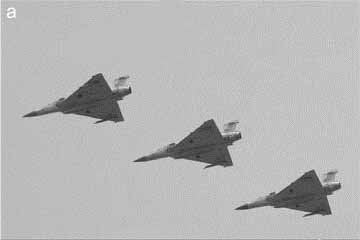
#> input picture images/aerei.png, 360 x 240 px, found by its file name
$ python cosa.py
#> lines starting #> are read from the running program, lines starting #| are printed output that depends on the picture

import numpy as np
import matplotlib.pyplot as plt
import scipy.ndimage as ndi
import skimage.io as io
plt.close('all')

def blk_fun_point4(x):
    values = x[::8]       # prende un valore ogni 8
    y = np.median(values) # calcola il mediano sui valori estratti
    return y

x = np.float64(io.imread("images/aerei.png"))
#> x: shape (240, 360) float64; min 38, max 255, mean 182.8

plt.figure()
plt.imshow(x,clim=[0,255],cmap="gray")
plt.title("Immagine")

# H1
h_d2ver = np.array([[0,-1,0],[0,2,0],[0,-1,0]])
y = np.abs(ndi.correlate(x, h_d2ver))
y[y>50] = 0
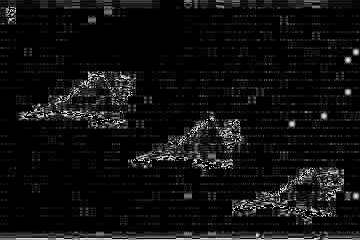
#> y: shape (240, 360) float64; min 0, max 50, mean 3.2; drawn with min black and max white

# H2
e_s = 33*ndi.uniform_filter(y, (1,33))

# H3
e = e_s - ndi.median_filter(e_s,(33,1))

# H4
g_H = ndi.generic_filter(e, blk_fun_point4, (33,1))
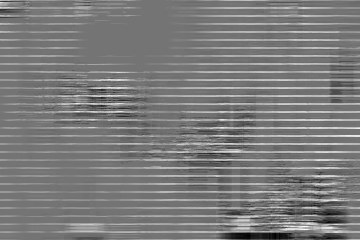
#> g_H: shape (240, 360) float64; min -191, max 226, mean 11.8; drawn with min black and max white

# show g_H
plt.figure()
plt.imshow(g_H, clim=None,cmap="gray")
plt.title("g_H")


# V1
h_d2hor = np.array([[0,0,0],[-1,2,-1],[0,0,0]])
y = np.abs(ndi.correlate(x, h_d2hor))
y[y>50] = 0
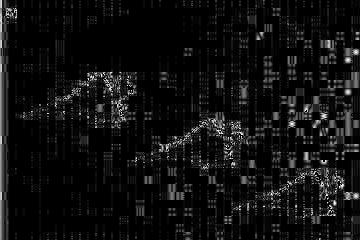
#> y: shape (240, 360) float64; min 0, max 50, mean 3.3; drawn with min black and max white

# V2
e_s = 33*ndi.uniform_filter(y, (33,1))
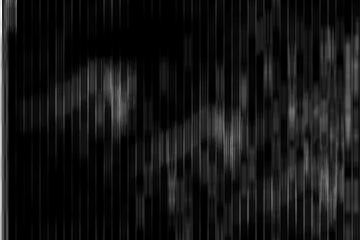
#> e_s: shape (240, 360) float64; min 0, max 1285, mean 107.9; drawn with min black and max white

# V3
e = e_s - ndi.median_filter(e_s,(1,33))
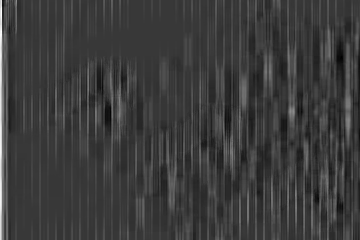
#> e: shape (240, 360) float64; min -291, max 1026, mean 21.8; drawn with min black and max white

# V4
g_V = ndi.generic_filter(e, blk_fun_point4, (1,33))
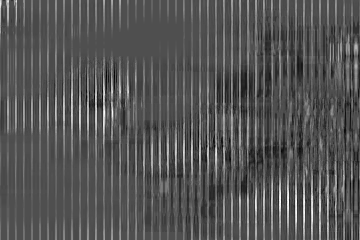
#> g_V: shape (240, 360) float64; min -128, max 283, mean 9.3; drawn with min black and max white

# show g_V
plt.figure()
plt.imshow(g_V, clim=None,cmap="gray")
plt.title("g_V")

# show g
g = g_H + g_V
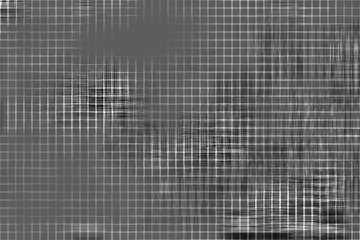
#> g: shape (240, 360) float64; min -241, max 413, mean 21.1; drawn with min black and max white
plt.figure()
plt.imshow(g, clim=None,cmap="gray")
plt.title("g")

plt.show()

# la griglia dovuta dalla compressione jpeg non è presente in alto
# probabilmente un aereo è stato cancellato in quella zona
